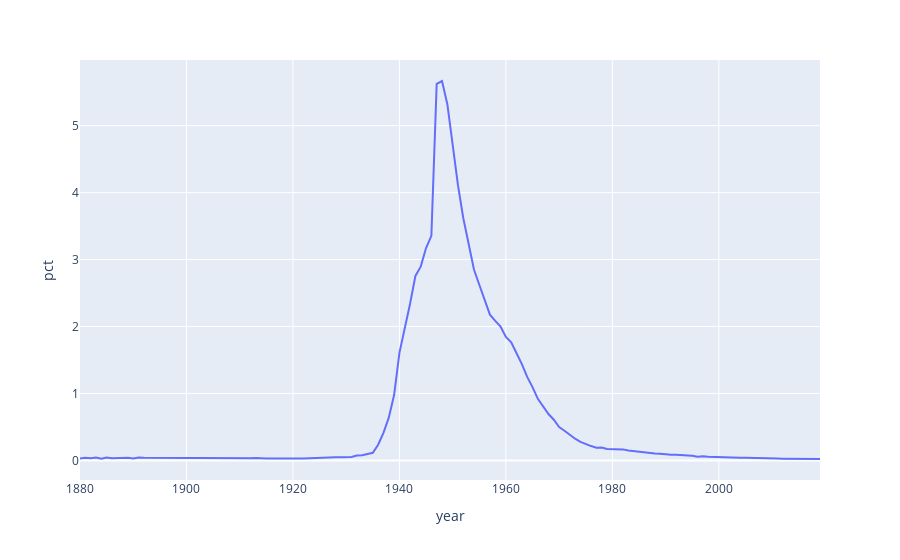

Notebook cell for this chart:
### Code cell
fig = px.line(combined_names_df.query("name=='Linda' and gender=='F'"), x="year", y="pct")

### Figure 1 — Plotly figure (JSON) as saved in the notebook; plotly's stock layout.template omitted (floating-point values rounded to 4 significant figures; data arrays with more than 128 entries replaced by an {"elided": "..."} marker saying what was removed)
{"data": [{"hovertemplate": "year=%{x}<br>pct=%{y}<extra></extra>", "legendgroup": "", "line": {"color": "#636efa", "dash": "solid"}, "mode": "lines", "name": "", "orientation": "v", "showlegend": false, "type": "scatter", "x": {"elided": "140 int values"}, "xaxis": "x", "y": {"elided": "140 float values"}, "yaxis": "y"}], "layout": {"legend": {"tracegroupgap": 0}, "margin": {"t": 60}, "xaxis": {"anchor": "y", "domain": [0, 1], "title": {"text": "year"}}, "yaxis": {"anchor": "x", "domain": [0, 1], "title": {"text": "pct"}}}}
